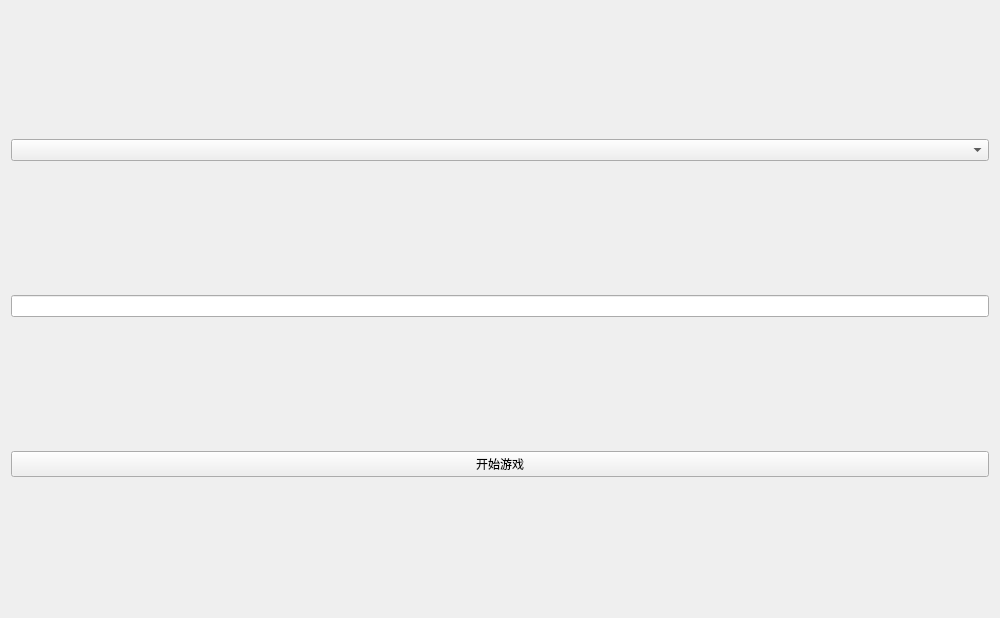
<?xml version="1.0" encoding="UTF-8"?>
<ui version="4.0">
 <class>GameLauncher</class>
 <widget class="QWidget" name="GameLauncher">
  <property name="geometry">
   <rect>
    <x>0</x>
    <y>0</y>
    <width>1000</width>
    <height>618</height>
   </rect>
  </property>
  <property name="windowTitle">
   <string>游戏启动器</string>
  </property>
  <layout class="QGridLayout" name="gridLayout">
   <item row="2" column="0">
    <widget class="QPushButton" name="pb_startgame">
     <property name="text">
      <string>开始游戏</string>
     </property>
    </widget>
   </item>
   <item row="0" column="0">
    <widget class="QComboBox" name="cb_curversion"/>
   </item>
   <item row="1" column="0">
    <widget class="QLineEdit" name="le_playername"/>
   </item>
  </layout>
 </widget>
 <resources/>
 <connections/>
</ui>
